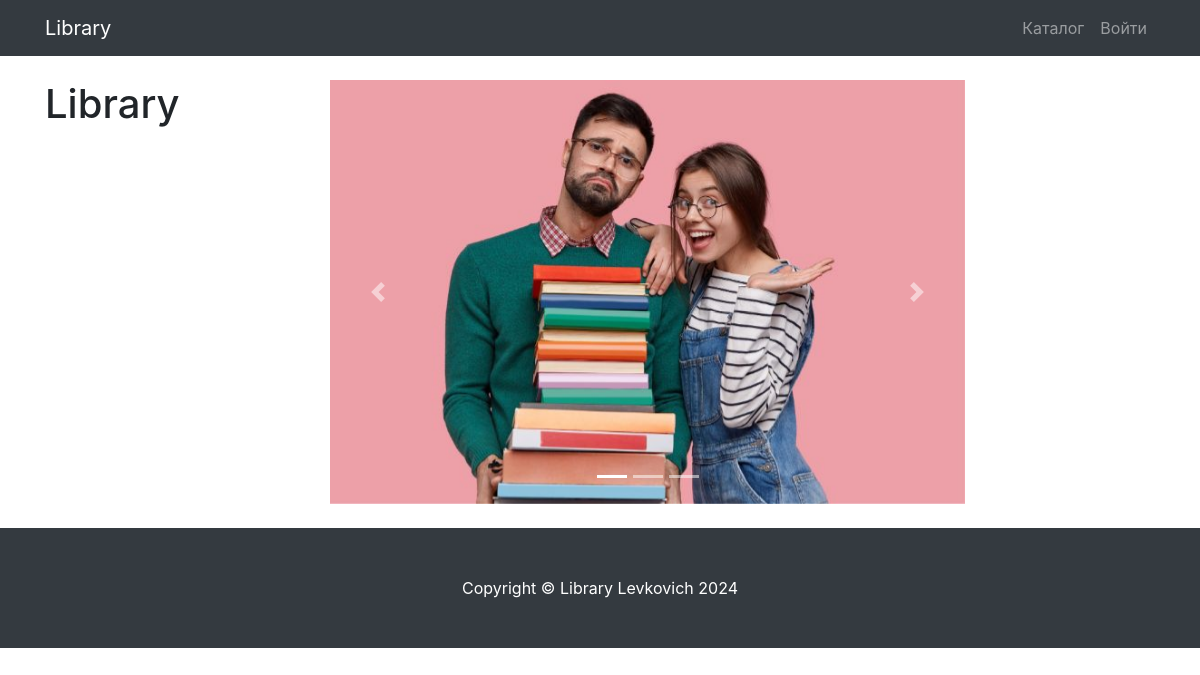
Before: /author/5/ with the older database file.
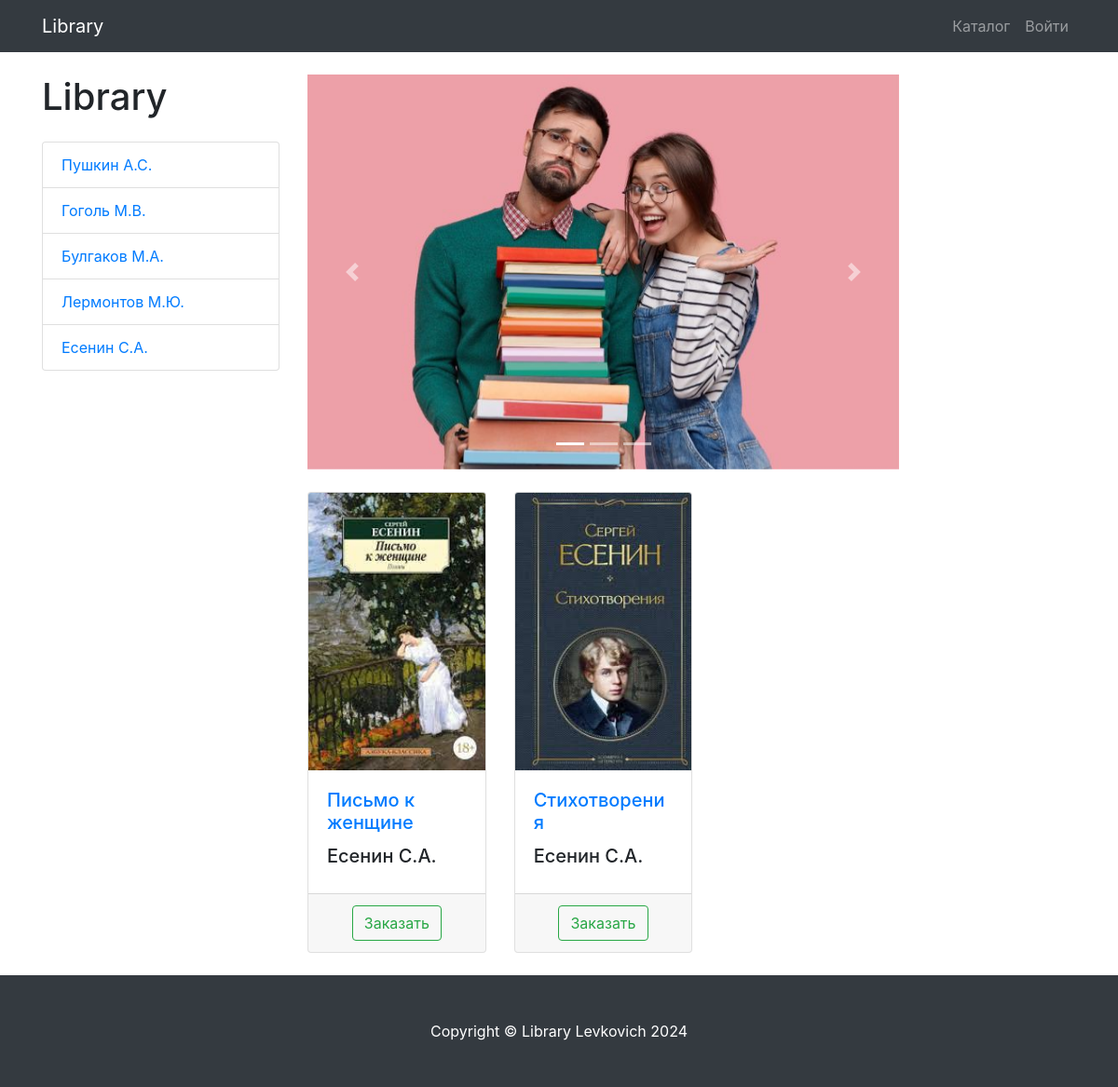
After: the same page with the newer database file.
### library/models.py (models this page shows, shortened)
class Author(models.Model):
    name = models.CharField(
        max_length=128,
        blank=False,
        null=False,
        unique=True,
        verbose_name='Автор'
    )
    slug = models.SlugField(
        max_length=128,
        blank=False,
        null=False,
        unique=True,
        verbose_name='URL'
    )
    def __str__(self):
        return self.name
    class Meta:
        verbose_name = 'автор',
        verbose_name_plural = 'авторы'

class Book(models.Model):
    title = models.CharField(
        max_length=258,
        blank=False,
        null=False,
        unique=True,
        verbose_name='Книга'
    )
    slug = models.SlugField(
        max_length=258,
        blank=False,
        null=False,
        unique=True,
        verbose_name='URL'
    )
    quantity = models.PositiveIntegerField(
        default=1,
        blank=False,
        null=False,
        verbose_name='количество экземпляров'
    )
    author = models.ForeignKey(
        to='Author',
        on_delete=models.CASCADE
    )
    image = models.ImageField(
        upload_to='book_images',
        blank=False,
        null=False,
        verbose_name='картинка'
    )
    is_access = models.BooleanField(
        default=True,
        verbose_name='Доступ'
    )
    date_created = models.DateTimeField(
        auto_now_add=True
    )
    class Meta:
        verbose_name = 'книга'
        verbose_name_plural = 'книги'

### library/views.py (the view)
# urls.py: path('author/<int:author_id>/', BookListView.as_view(), name='author')
class BookListView(ListView):
    model = Book
    template_name = 'library/products.html'
    paginate_by = 3
    title = 'Libray - Каталог'
    def get_queryset(self, author_id=None):
        queryset = super(BookListView, self).get_queryset()
        author_id = self.kwargs.get('author_id')
        return queryset.filter(author_id=author_id) if author_id else queryset
    def get_context_data(self, *, object_list=None, **kwargs):
        context = super(BookListView, self).get_context_data()
        context['authors'] = Author.objects.all()
        return context

### library/context_processor.py (called while the page is built)
def baskets(request):
    user = request.user
    return {'baskets': Basket.objects.filter(user=user) if user.is_authenticated else []}

### library/templates/library/products.html (shortened to what this page needs)
{% extends 'library/base.html' %}
{% load static %}
{% block css %}
    <link href="{% static 'vendor/css/products.css' %}" rel="stylesheet">
{% endblock %}
{% block content %}
{% include 'library/components/nav.html' %}
{% include 'library/components/products_content.html' %}
{% include 'library/components/footer.html' %}
{% endblock %}

### library/templates/library/components/menu.html
<div class="col-lg-3">
  <h1 class="my-4">Library</h1>
  <div class="list-group">
    {% for author in authors %}
      <a href="{% url 'books:author' author.id %}" class="list-group-item">{{ author.name }}</a>
    {% endfor %}
  </div>
</div>

### library/templates/library/components/product_card.html
                <div class="col-lg-4 col-md-6 mb-4">
                    <div class="card h-100">
                        <a href="#">
                            <img class="card-img-top"
                                 src="{{ book.image.url }}"
                                 alt="">
                        </a>
                        <div class="card-body">
                            <h5 class="card-title">
                                <a href="#">{{ book.title }}</a>
                            </h5>
                            <h5>{{ book.author }}</h5>
                        </div>
                        <div class="card-footer text-center">
                            <a class="btn btn-outline-success" href="{% url 'books:basket_add' book.id %}">
                                Заказать
                            </a>
                        </div>
                    </div>
                </div>

Changed rows visible on the page:
added Author: name "Пушкин А.С."
added Author: name "Гоголь М.В."
added Author: name "Булгаков М.А."
added Author: name "Лермонтов М.Ю."
added Author: name "Есенин С.А."
added Book: image (picture), title "Письмо к женщине", author "Есенин С.А."
added Book: image (picture), title "Стихотворения", author "Есенин С.А."
